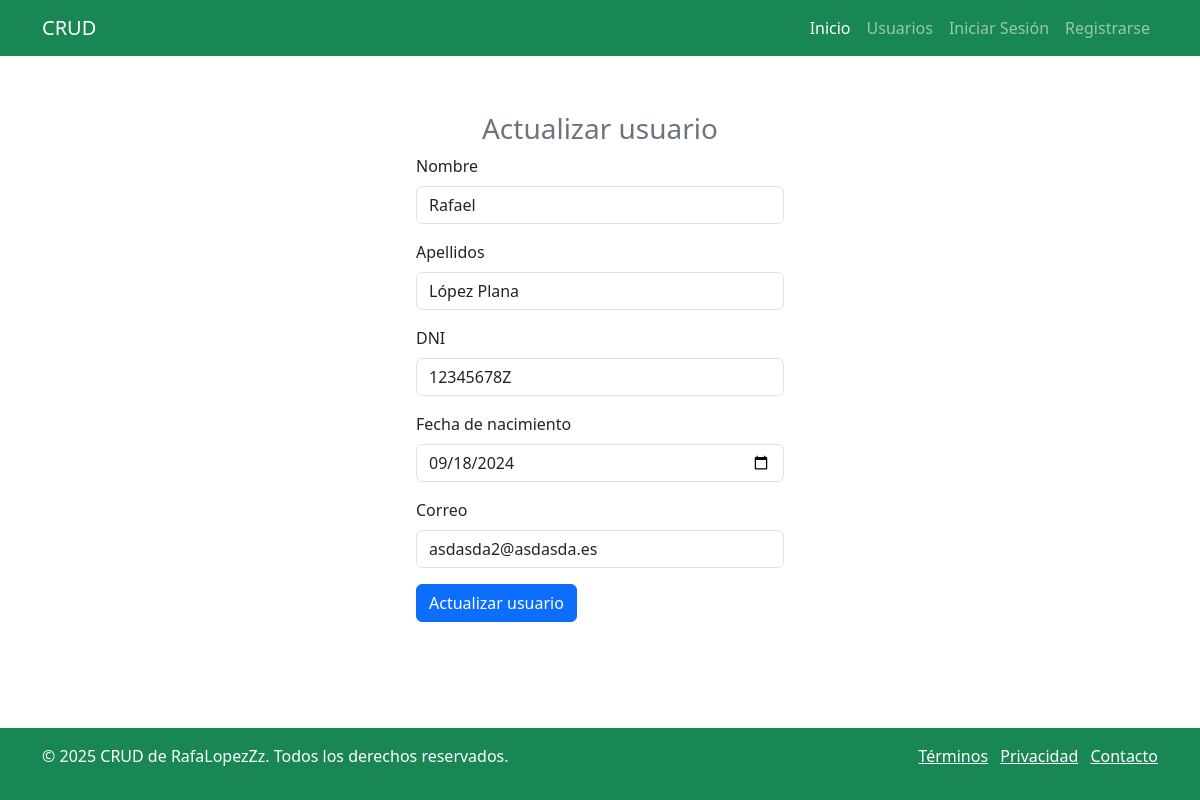
Screenshot of /views/crear_usuario_view.php?id=11 with the database file from the repository.
### tables this page shows
CREATE TABLE `usuarios` (
  `id` int(6) UNSIGNED NOT NULL,
  `nombre` varchar(50) NOT NULL,
  `apellidos` varchar(50) NOT NULL,
  `DNI` varchar(15) NOT NULL,
  `fecha_nacimiento` date DEFAULT NULL,
  `correo` varchar(50) DEFAULT NULL,
  `password` varchar(255) NOT NULL,
  `fecha_creacion` timestamp NOT NULL DEFAULT current_timestamp(),
  `rol` enum('USER','ADMIN') NOT NULL DEFAULT 'USER'
);

### views/crear_usuario_view.php (the view, shortened to what this page needs)
<?php
require_once __DIR__ . '/../models/conexion.php';
$id = $_GET['id'] ?? null;
$stmt = $conexion->prepare("SELECT * FROM usuarios WHERE id = ?");
$stmt->bind_param("i", $id);
$stmt->execute();
$result = $stmt->get_result();
$usuario = $result->fetch_assoc();
?>
<!DOCTYPE html>
<html lang="es">
<head>
    <link href="https://cdn.jsdelivr.net/npm/bootstrap@5.3.5/dist/css/bootstrap.min.css" rel="stylesheet">
</head>
<body class="d-flex flex-column min-vh-100">
    <header class="fixed-top bg-success text-white">
        <?php include __DIR__ . "/header.php"; ?>
    </header>
    <main class="flex-grow-1 pt-5 mt-5">
        <form class="col-4 p-3 m-auto" method="POST" action="../controllers/actualizar_usuario_controller.php">
            <h3 class="text-center text-secondary">Actualizar usuario</h3>
            <div class="mb-3">
                <label for="inputNombre" class="form-label">Nombre</label>
                <input type="text" class="form-control" name="nombre" value="<?php echo htmlspecialchars($usuario['nombre']); ?>" required>
            </div>
            <div class="mb-3">
                <label for="inputApellidos" class="form-label">Apellidos</label>
                <input type="text" class="form-control" name="apellidos" value="<?php echo htmlspecialchars($usuario['apellidos']); ?>" required>
            </div>
            <div class="mb-3">
                <label for="inputDNI" class="form-label">DNI</label>
                <input type="text" class="form-control" name="DNI" value="<?php echo htmlspecialchars($usuario['DNI']); ?>" required>
            </div>
            <div class="mb-3">
                <label for="inputFecha" class="form-label">Fecha de nacimiento</label>
                <input type="date" class="form-control" name="fecha_nacimiento" value="<?php echo $usuario['fecha_nacimiento']; ?>" required>
            </div>
            <div class="mb-3">
                <label for="inputEmail" class="form-label">Correo</label>
                <input type="email" class="form-control" name="correo" value="<?php echo htmlspecialchars($usuario['correo']); ?>" required>
            </div>
            <button type="submit" class="btn btn-primary" name="btnactualizar" value="ok">Actualizar usuario</button>
        </form>
    </main>
    <footer class="mt-auto bg-success text-white py-3">
        <?php include __DIR__ . "/footer.php"; ?>
    </footer>
</body>
</html>

### rows the page displays
usuarios: nombre "Rafael", apellidos "López Plana", DNI "12345678Z", fecha_nacimiento "09/18/2024", correo "asdasda2@asdasda.es"
